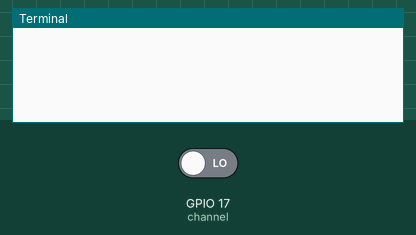
Recording of a program running on a simulated Raspberry Pi (BCM pin numbers). On the bench: the last lines printed to the terminal. The inputs (shaded band) are chosen by the test bench; at power-on: GPIO 17 (channel) LOW. The clock reads 2024-03-15 10:24:30 at power-on unless the program sets it.

Above: at 1.2 s.
1.3 s: GPIO 17 (channel) driven HIGH
At 1.8 s:
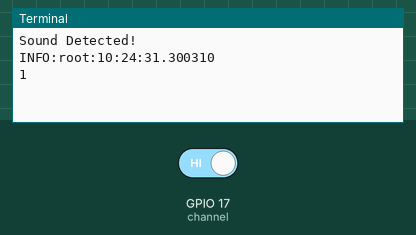
2.8 s: GPIO 17 (channel) driven LOW
At 4.2 s:
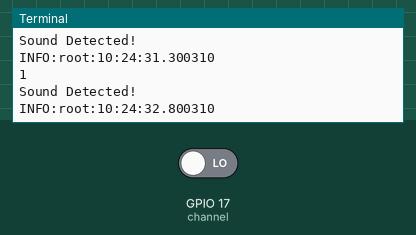

Measured:
- after the input at 1.3 s, the terminal: prints a new line at once (image 1)
- after the input at 2.8 s, the terminal: prints a new line at once (image 2)

The program:

sound.py
```python
#!/usr/bin/python
import RPi.GPIO as GPIO
import time
import logging
import datetime

logging.basicConfig(level=logging.INFO)

#GPIO SETUP
channel = 17
GPIO.setmode(GPIO.BCM)
GPIO.setup(channel, GPIO.IN)

def callback(channel):
        if GPIO.input(channel):
                print("Sound Detected!")
                logging.info(datetime.datetime.now().time())
                print(GPIO.input(channel))
        else:
                print("Sound Detected!")
                logging.info(datetime.datetime.now().time())

GPIO.add_event_detect(channel, GPIO.BOTH, bouncetime=300)  # let us know when the pin goes HIGH or LOW
GPIO.add_event_callback(channel, callback)  # assign function to GPIO PIN, Run function on change

# infinite loop
while True:
        time.sleep(1)
```
